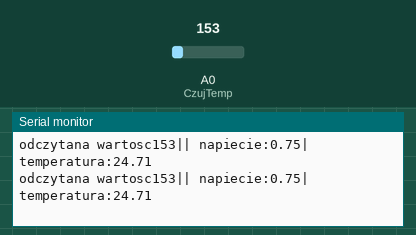
Simulated run of this sketch. Board: Arduino Uno, built with avr-gcc and run on an emulated ATmega328P. Parts: the last lines printed to the serial monitor. Inputs (shaded band) come from the test bench; at power-on: A0 (CzujTemp) = 153.

Above: at 1.2 s.
1.3 s: A0 (CzujTemp) set to 130
At 1.43 s:
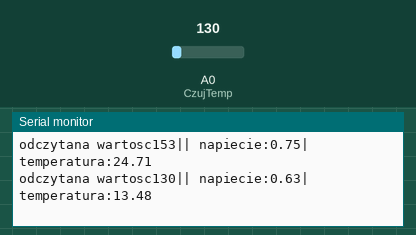
4.3 s: A0 (CzujTemp) set to 109
At 4.33 s:
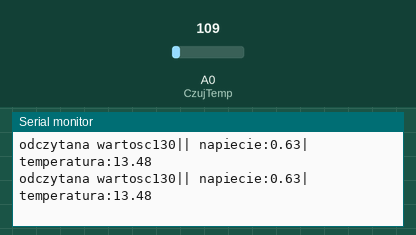
Timing chart, 0 to 7.3 s (numbered marks = the images above; inputs shaded):
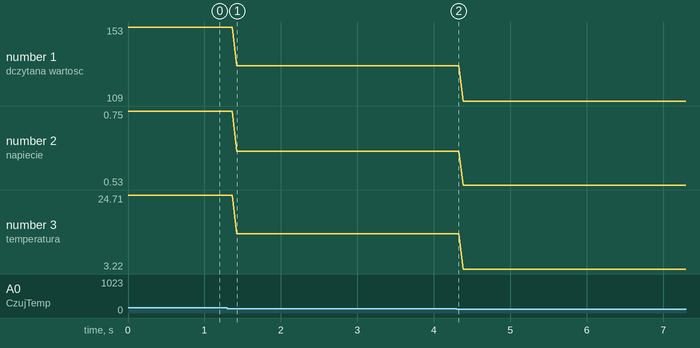

Measured:
- after the input at 1.3 s, the serial monitor: prints a new line after 0.12 s (image 1)
- plotted number 1: 153 → 130 after the input at 1.3 s, 130 → 109 after the input at 4.3 s
- plotted number 2: 0.75 → 0.63 after the input at 1.3 s, 0.63 → 0.53 after the input at 4.3 s
- plotted number 3: 24.71 → 13.48 after the input at 1.3 s, 13.48 → 3.22 after the input at 4.3 s

The sketch:

czujnik_Temperatury.ino
```cpp
const int CzujTemp = A0;


void setup() {
Serial.begin(9600);
}

void loop() {
int odczyt = analogRead(CzujTemp);
float napiecie = (odczyt/1024.0) * 5.0;
float temperatura = (napiecie - 0.5) * 100;

Serial.print("odczytana wartosc");
Serial.print(odczyt);

Serial.print("|| napiecie:");
Serial.print(napiecie);

Serial.print("| temperatura:");
Serial.print(temperatura);

Serial.println();
}
```
